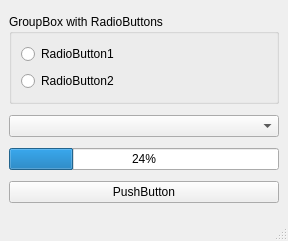
<?xml version="1.0" encoding="UTF-8"?>
<ui version="4.0">
 <class>MainWindow</class>
 <widget class="QMainWindow" name="MainWindow">
  <property name="geometry">
   <rect>
    <x>0</x>
    <y>0</y>
    <width>288</width>
    <height>241</height>
   </rect>
  </property>
  <property name="windowTitle">
   <string>task1 widgets</string>
  </property>
  <property name="windowIcon">
   <iconset resource="resource.qrc">
    <normaloff>:/widgets.ico</normaloff>:/widgets.ico</iconset>
  </property>
  <widget class="QWidget" name="centralwidget">
   <layout class="QVBoxLayout" name="verticalLayout_2">
    <item>
     <widget class="QGroupBox" name="groupBox">
      <property name="minimumSize">
       <size>
        <width>170</width>
        <height>90</height>
       </size>
      </property>
      <property name="maximumSize">
       <size>
        <width>16777215</width>
        <height>90</height>
       </size>
      </property>
      <property name="title">
       <string>GroupBox with RadioButtons</string>
      </property>
      <layout class="QVBoxLayout" name="verticalLayout">
       <item>
        <widget class="QRadioButton" name="rd_one">
         <property name="text">
          <string>RadioButton1</string>
         </property>
        </widget>
       </item>
       <item>
        <widget class="QRadioButton" name="rd_two">
         <property name="text">
          <string>RadioButton2</string>
         </property>
        </widget>
       </item>
      </layout>
     </widget>
    </item>
    <item>
     <widget class="QComboBox" name="cb_list"/>
    </item>
    <item>
     <widget class="QProgressBar" name="pbar_process">
      <property name="minimumSize">
       <size>
        <width>270</width>
        <height>0</height>
       </size>
      </property>
      <property name="value">
       <number>24</number>
      </property>
     </widget>
    </item>
    <item>
     <widget class="QPushButton" name="pb_com">
      <property name="text">
       <string>PushButton</string>
      </property>
     </widget>
    </item>
   </layout>
  </widget>
  <widget class="QMenuBar" name="menubar">
   <property name="geometry">
    <rect>
     <x>0</x>
     <y>0</y>
     <width>288</width>
     <height>21</height>
    </rect>
   </property>
  </widget>
  <widget class="QStatusBar" name="statusbar"/>
 </widget>
 <resources>
  <include location="resource.qrc"/>
 </resources>
 <connections/>
</ui>
